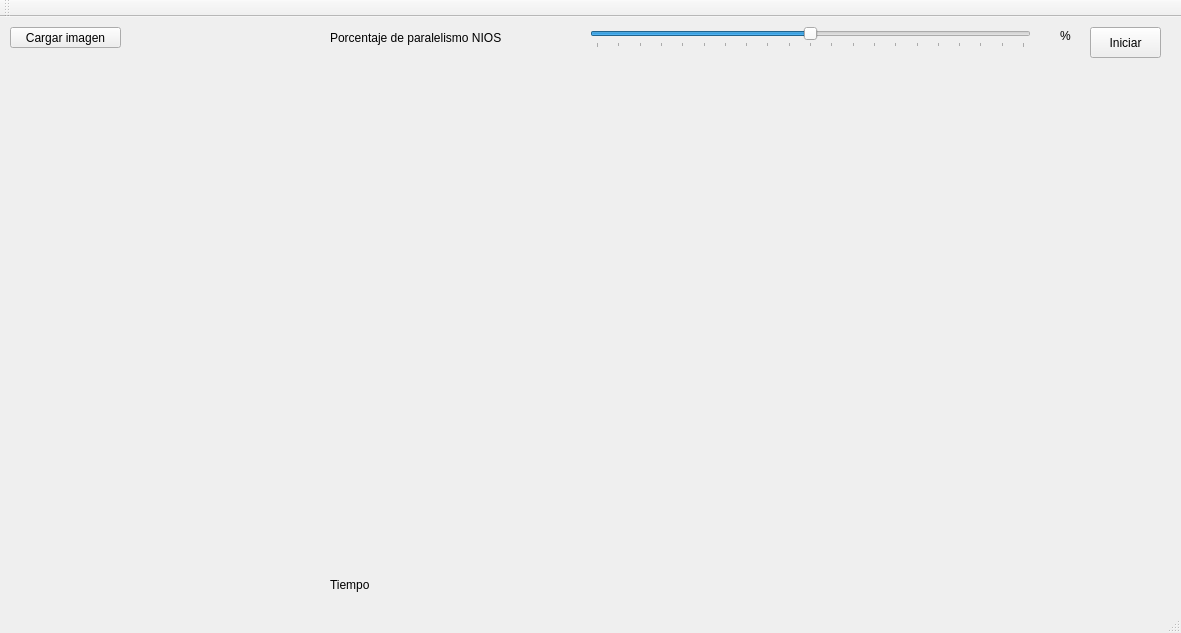
<?xml version="1.0" encoding="UTF-8"?>
<ui version="4.0">
 <class>MainWindow</class>
 <widget class="QMainWindow" name="MainWindow">
  <property name="geometry">
   <rect>
    <x>0</x>
    <y>0</y>
    <width>1181</width>
    <height>633</height>
   </rect>
  </property>
  <property name="windowTitle">
   <string>Filtro de imágenes</string>
  </property>
  <property name="windowOpacity">
   <double>5.000000000000000</double>
  </property>
  <property name="toolTip">
   <string>&lt;html&gt;&lt;head/&gt;&lt;body&gt;&lt;p&gt;Presione para cargar una imagen.&lt;/p&gt;&lt;/body&gt;&lt;/html&gt;</string>
  </property>
  <widget class="QWidget" name="centralWidget">
   <widget class="QPushButton" name="pushButton">
    <property name="geometry">
     <rect>
      <x>10</x>
      <y>10</y>
      <width>111</width>
      <height>21</height>
     </rect>
    </property>
    <property name="cursor">
     <cursorShape>PointingHandCursor</cursorShape>
    </property>
    <property name="toolTip">
     <string>Presione para cargar una imagen</string>
    </property>
    <property name="text">
     <string>Cargar imagen</string>
    </property>
    <property name="autoDefault">
     <bool>false</bool>
    </property>
    <property name="default">
     <bool>false</bool>
    </property>
   </widget>
   <widget class="QLabel" name="labelImagen1">
    <property name="geometry">
     <rect>
      <x>20</x>
      <y>70</y>
      <width>561</width>
      <height>461</height>
     </rect>
    </property>
    <property name="text">
     <string/>
    </property>
   </widget>
   <widget class="QSlider" name="paralelismo">
    <property name="geometry">
     <rect>
      <x>590</x>
      <y>10</y>
      <width>441</width>
      <height>21</height>
     </rect>
    </property>
    <property name="cursor">
     <cursorShape>PointingHandCursor</cursorShape>
    </property>
    <property name="mouseTracking">
     <bool>false</bool>
    </property>
    <property name="toolTip">
     <string>Seleccione el porcentaje de paralelismo</string>
    </property>
    <property name="autoFillBackground">
     <bool>false</bool>
    </property>
    <property name="minimum">
     <number>0</number>
    </property>
    <property name="maximum">
     <number>100</number>
    </property>
    <property name="singleStep">
     <number>5</number>
    </property>
    <property name="value">
     <number>50</number>
    </property>
    <property name="sliderPosition">
     <number>50</number>
    </property>
    <property name="tracking">
     <bool>true</bool>
    </property>
    <property name="orientation">
     <enum>Qt::Horizontal</enum>
    </property>
    <property name="invertedControls">
     <bool>false</bool>
    </property>
    <property name="tickPosition">
     <enum>QSlider::TicksBelow</enum>
    </property>
    <property name="tickInterval">
     <number>5</number>
    </property>
   </widget>
   <widget class="QLabel" name="label">
    <property name="geometry">
     <rect>
      <x>330</x>
      <y>10</y>
      <width>221</width>
      <height>21</height>
     </rect>
    </property>
    <property name="text">
     <string>Porcentaje de paralelismo NIOS</string>
    </property>
   </widget>
   <widget class="QLabel" name="label_2">
    <property name="geometry">
     <rect>
      <x>330</x>
      <y>560</y>
      <width>51</width>
      <height>16</height>
     </rect>
    </property>
    <property name="text">
     <string>Tiempo</string>
    </property>
   </widget>
   <widget class="QLabel" name="label_3">
    <property name="geometry">
     <rect>
      <x>400</x>
      <y>560</y>
      <width>401</width>
      <height>16</height>
     </rect>
    </property>
    <property name="text">
     <string/>
    </property>
   </widget>
   <widget class="QLabel" name="labelImagen2">
    <property name="geometry">
     <rect>
      <x>600</x>
      <y>70</y>
      <width>561</width>
      <height>461</height>
     </rect>
    </property>
    <property name="text">
     <string/>
    </property>
   </widget>
   <widget class="QLabel" name="labelPorcentaje">
    <property name="geometry">
     <rect>
      <x>1040</x>
      <y>10</y>
      <width>21</width>
      <height>17</height>
     </rect>
    </property>
    <property name="text">
     <string/>
    </property>
   </widget>
   <widget class="QLabel" name="label_5">
    <property name="geometry">
     <rect>
      <x>1060</x>
      <y>10</y>
      <width>21</width>
      <height>17</height>
     </rect>
    </property>
    <property name="text">
     <string>%</string>
    </property>
   </widget>
   <widget class="QPushButton" name="pushButtonIniciar">
    <property name="geometry">
     <rect>
      <x>1090</x>
      <y>10</y>
      <width>71</width>
      <height>31</height>
     </rect>
    </property>
    <property name="text">
     <string>Iniciar</string>
    </property>
   </widget>
  </widget>
  <widget class="QMenuBar" name="menuBar">
   <property name="geometry">
    <rect>
     <x>0</x>
     <y>0</y>
     <width>1181</width>
     <height>23</height>
    </rect>
   </property>
  </widget>
  <widget class="QToolBar" name="mainToolBar">
   <attribute name="toolBarArea">
    <enum>TopToolBarArea</enum>
   </attribute>
   <attribute name="toolBarBreak">
    <bool>false</bool>
   </attribute>
  </widget>
  <widget class="QStatusBar" name="statusBar"/>
 </widget>
 <layoutdefault spacing="6" margin="11"/>
 <resources/>
 <connections/>
</ui>
